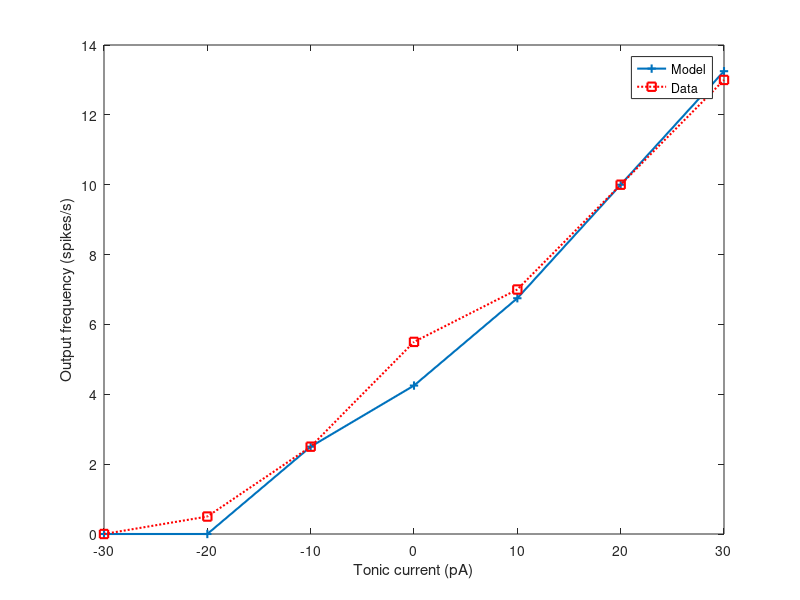
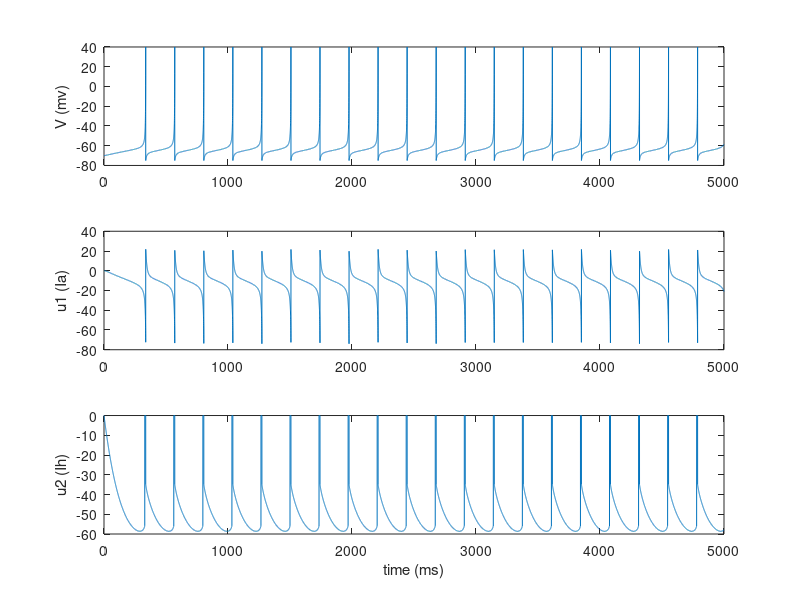
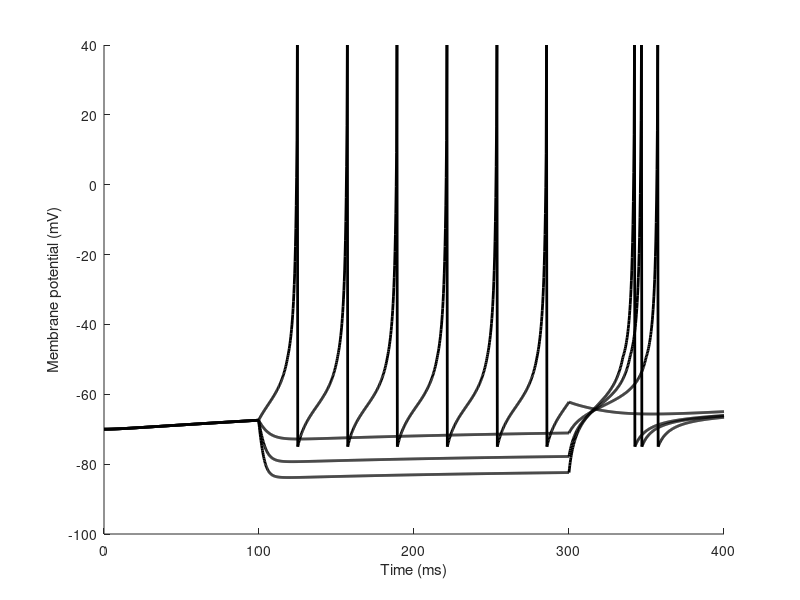
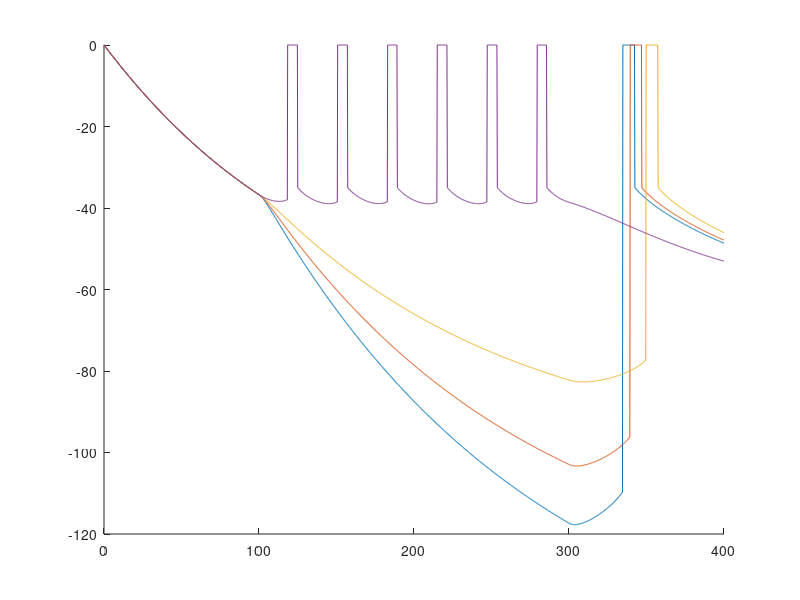

Recreate these plots in MATLAB, in order.
%% script to run Izhikevich OL-M neuron

I = -30:10:30;
% model parameters
C = 120; %108; % 112;      % pF  
vr = -70; % -62.7;   % 62.7 mV  
vt = -55;   % 54.5 mV
gin = 4.65; %17.2;   % nS  
Ir = -25;     % pA
vmax = (vr - vt)/2 + vt;

k = (gin*(vmax - vr)-Ir) / (vmax - vr)^2;
b1 = -2; % Ia
b2 = gin + k*(vr-vt);               % Ih  
b2 = 5;
k = 1.2;

a1 = 0.2; % 0.05;   % IA  = 5ms activation time constant
a2 = 0.005; %0.001;  % Ih ~ 2000-4000 ms
Eh = -50;   % de-activation potential of Ih

c = -75;    %  ??   
d1 = 100;    % ??
d2 = -35;
vpeak = 40; % default: 40

% shot-noise
nstd = 10;   % std dev of noise in pA

% simulation parameters
T = 5000; % duration of simulation (milliseconds)
dt = 0.25; % time step - was 0.01????
tau = dt;

%% Maccaferi et al (1996) f-I data (data-point for I=30pA is a guess....)
dataf = [0 0.5 2.5 5.5 7 10 13];

%%% set up values
t = 0:dt:T;
n = length(t); % number of time points
f_start = 1000/dt;
f_end = T/dt;
f_time = (f_end - f_start) * 1e-3 * dt;

nInj = numel(I);

% -------------------------------------------------------------------------
% GO SIMULATIONS
%% f-I curves

V = [];
U1 = [];
U2 = [];
fI = zeros(nInj,1);

for loop = 1:nInj
    loop
    % v = ones(1,n)+b2/k+vt;
    v = ones(1,n)*vr;
    u1=zeros(1,n); u2 = zeros(1,n);
    noise = randn(n,1) .* nstd;
    
    for i = 1:n-1
        %--- basic model
        v(i+1) = v(i) + dt*(k*(v(i)-vr)*(v(i)-vt)-(u1(i)+u2(i)) + I(loop))/C;
        
        %--- with channel noise
        % v(i+1) = v(i) + dt*(k*(v(i)-vr)*(v(i)-vt)-(u1(i)+u2(i)) + I(loop) + noise(i))/C;
        
        %-- Ia current
        u1(i+1) = u1(i) + dt*a1*(b1*(v(i)-vr)-u1(i));
        
        
        %u2(i+1) = u2(i) + dt*a2*(b2*(v(i)-vr)-u2(i));
        
        % threshold Ih (deactivate when depolarised)
        % this form goes to zero after threshold, and makes contribution to change go to zero as 
        % v -> Eh
        u2(i+1) = (v(i)<=Eh)* (u2(i) + dt*a2*(b2*(v(i)-Eh)-u2(i)));

       
        % spikes?   
        if v(i+1)>=vpeak
            v(i)=vpeak; v(i+1)=c; 
            u1(i+1)=u1(i+1)+d1; 
            u2(i+1)=u2(i+1)+d2;
        end
    end

    % firing rate at this current
    fI(loop) = sum(v(f_start:f_end) == vpeak) ./ f_time;
    
    % store membrane potential traces
    V = [V; v];
    U1 = [U1; u1];
    U2 = [U2; u2];
end

figure(1)
clf
plot(I,fI,'+-','LineWidth',1.5)
hold on
plot(I,dataf,'rs:','LineWidth',1.5)
xlabel('Tonic current (pA)')
ylabel('Output frequency (spikes/s)')
legend('Model','Data','Location','Best')

figure(2) 
subplot(311),plot(t,V(4,:));
ylabel('V (mv)')
subplot(312),plot(t,U1(4,:));
ylabel('u1 (Ia)')
subplot(313),plot(t,U2(4,:));
xlabel('time (ms)')
ylabel('u2 (Ih)')

%% ----------------------------------------------------------------------
%% test voltage sag....
r = input('Press any key to test voltage sag')
%%

t_on = 100;
t_off = 300;
t_end = 400;

tsag = 0:dt:t_end;
nsag = length(tsag); % number of time points

%%% these values match those from the Saraga
%%% et al (2003) model, with inputs in range [-0.5,0.1] nA,
Isag = [-500, -300, -100, 100];
Vsag = [];
Uhsag = [];

nIsag = numel(Isag);

for loop = 1:nIsag
    % start with voltage at rest
    v = ones(1,nsag)*vr; u1=zeros(1,nsag); u2 = zeros(1,nsag);

    for i = 1:nsag-1
        if i*dt >= t_on & i*dt <= t_off
            Ia = Isag(loop);
        else
            Ia = 0;
        end
        %--- basic model
        v(i+1) = v(i) + dt*(k*(v(i)-vr)*(v(i)-vt)-(u1(i)+u2(i)) + Ia)/C;
        
        %--- with channel noise
        % v(i+1) = v(i) + dt*(k*(v(i)-vr)*(v(i)-vt)-(u1(i)+u2(i)) + Ia + noise(i))/C;
        
        %-- Ia current
        u1(i+1) = u1(i) + dt*a1*(b1*(v(i)-vr)-u1(i));
        
        % threshold Ih (deactivate when depolarised)
        % this form goes to zero after threshold, and makes contribution to change go to zero as 
        % v -> Eh
        u2(i+1) = (v(i)<=Eh)* (u2(i) + dt*a2*(b2*(v(i)-Eh)-u2(i)));

        % spikes?   
        if v(i+1)>=vpeak
            v(i)=vpeak; v(i+1)=c; 
            u1(i+1)=u1(i+1)+d1; 
            u2(i+1)=u2(i+1)+d2;
        end
    end     
        
    Vsag = [Vsag; v];
    Uhsag = [Uhsag; u2];
end

figure(3)
clf
hold on
    for i = 1:nIsag
        %eval(['subplot(' num2str(nIsag) '1' num2str(i) '), plot(tsag,Vsag(' num2str(i) ',:))']);
        eval(['plot(tsag,Vsag(' num2str(i) ',:),''k'',''LineWidth'',2)']);
    end
xlabel('Time (ms)')
ylabel('Membrane potential (mV)')
    
figure(4)
clf
hold on
    for i = 1:nIsag
        %eval(['subplot(' num2str(nIsag) '1' num2str(i) '), plot(tsag,Uhsag(' num2str(i) ',:))']);
        eval(['plot(tsag,Uhsag(' num2str(i) ',:))']);
    end    
    
    
% %%_______________________________________________________________________
% %% values of b
% vecb1 = 0.5:0.5:10;
% nb1 = numel(vecb1);
% Vb1 = [];
% U1b1 = [];
% U2b1 = [];
% fb1 = zeros(nbl,1);
% I = 0;
% 
% for loop = 1:nb1
%     loop
%     v = vr*ones(1,n)+5; u1=zeros(1,n); u2 = zeros(1,n)+d2;
%     b1 = vecb1(loop);
%     for i = 1:n-1
%         %--- basic model
%         v(i+1) = v(i) + dt*(k*(v(i)-vr)*(v(i)-vt)-(u1(i)+u2(i)) + I)/C;
%         u1(i+1) = u1(i) + dt*a1*(b1*(v(i)-vr)-u1(i));
%         u2(i+1) = u2(i) + dt*a2*(b2*(v(i)-vr)-u2(i));
%         % spikes?   
%         if v(i+1)>=vpeak
%             v(i)=vpeak; v(i+1)=c; 
%             u1(i+1)=u1(i+1)+d1; 
%             u2(i+1)=u2(i+1)+d2;
%         end
%     end
% 
%     % firing rate at this current
%     fb1(loop) = sum(v(f_start:f_end) == vpeak) ./ f_time;
%     
%     % store membrane potential traces
%     Vb1 = [V; v];
%     U1b1 = [U1b1; u1];
%     U2b1 = [U2b1; u2];
% end
% 
% figure(4)
% plot(vecb1,fb1,'+:')
% xlabel('b1')
% ylabel('frequency (spikes/s)')